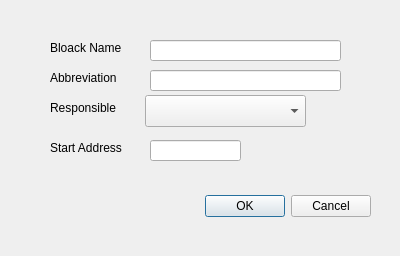
<?xml version="1.0" encoding="UTF-8"?>
<ui version="4.0">
 <class>EditSystemBlockDialog</class>
 <widget class="QDialog" name="EditSystemBlockDialog">
  <property name="geometry">
   <rect>
    <x>0</x>
    <y>0</y>
    <width>400</width>
    <height>256</height>
   </rect>
  </property>
  <property name="windowTitle">
   <string>New System Block</string>
  </property>
  <widget class="QDialogButtonBox" name="buttonBox">
   <property name="geometry">
    <rect>
     <x>30</x>
     <y>190</y>
     <width>341</width>
     <height>32</height>
    </rect>
   </property>
   <property name="orientation">
    <enum>Qt::Horizontal</enum>
   </property>
   <property name="standardButtons">
    <set>QDialogButtonBox::Cancel|QDialogButtonBox::Ok</set>
   </property>
  </widget>
  <widget class="QLabel" name="label">
   <property name="geometry">
    <rect>
     <x>50</x>
     <y>40</y>
     <width>81</width>
     <height>16</height>
    </rect>
   </property>
   <property name="text">
    <string>Bloack Name</string>
   </property>
  </widget>
  <widget class="QLineEdit" name="lineEditName">
   <property name="geometry">
    <rect>
     <x>150</x>
     <y>40</y>
     <width>191</width>
     <height>21</height>
    </rect>
   </property>
  </widget>
  <widget class="QLabel" name="label_2">
   <property name="geometry">
    <rect>
     <x>50</x>
     <y>70</y>
     <width>81</width>
     <height>16</height>
    </rect>
   </property>
   <property name="text">
    <string>Abbreviation</string>
   </property>
  </widget>
  <widget class="QLineEdit" name="lineEditAbbr">
   <property name="geometry">
    <rect>
     <x>150</x>
     <y>70</y>
     <width>191</width>
     <height>21</height>
    </rect>
   </property>
  </widget>
  <widget class="QLabel" name="label_3">
   <property name="geometry">
    <rect>
     <x>50</x>
     <y>100</y>
     <width>81</width>
     <height>16</height>
    </rect>
   </property>
   <property name="text">
    <string>Responsible</string>
   </property>
  </widget>
  <widget class="QComboBox" name="comboBoxResponsible">
   <property name="geometry">
    <rect>
     <x>145</x>
     <y>95</y>
     <width>161</width>
     <height>32</height>
    </rect>
   </property>
  </widget>
  <widget class="QLabel" name="label_5">
   <property name="geometry">
    <rect>
     <x>50</x>
     <y>140</y>
     <width>91</width>
     <height>16</height>
    </rect>
   </property>
   <property name="text">
    <string>Start Address</string>
   </property>
  </widget>
  <widget class="QLineEdit" name="lineEditStartAddr">
   <property name="geometry">
    <rect>
     <x>150</x>
     <y>140</y>
     <width>91</width>
     <height>21</height>
    </rect>
   </property>
  </widget>
 </widget>
 <resources/>
 <connections>
  <connection>
   <sender>buttonBox</sender>
   <signal>rejected()</signal>
   <receiver>EditSystemBlockDialog</receiver>
   <slot>reject()</slot>
   <hints>
    <hint type="sourcelabel">
     <x>316</x>
     <y>260</y>
    </hint>
    <hint type="destinationlabel">
     <x>286</x>
     <y>274</y>
    </hint>
   </hints>
  </connection>
  <connection>
   <sender>buttonBox</sender>
   <signal>accepted()</signal>
   <receiver>EditSystemBlockDialog</receiver>
   <slot>accept()</slot>
   <hints>
    <hint type="sourcelabel">
     <x>200</x>
     <y>205</y>
    </hint>
    <hint type="destinationlabel">
     <x>199</x>
     <y>127</y>
    </hint>
   </hints>
  </connection>
 </connections>
</ui>
